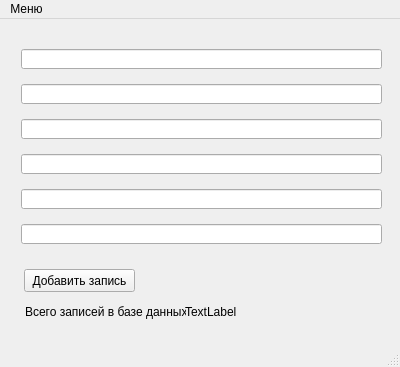
<?xml version="1.0" encoding="UTF-8"?>
<ui version="4.0">
 <class>MainWindow</class>
 <widget class="QMainWindow" name="MainWindow">
  <property name="geometry">
   <rect>
    <x>0</x>
    <y>0</y>
    <width>400</width>
    <height>367</height>
   </rect>
  </property>
  <property name="windowTitle">
   <string>Создание вопросов</string>
  </property>
  <widget class="QWidget" name="centralWidget">
   <widget class="QLineEdit" name="Question">
    <property name="geometry">
     <rect>
      <x>21</x>
      <y>30</y>
      <width>361</width>
      <height>20</height>
     </rect>
    </property>
   </widget>
   <widget class="QLineEdit" name="Answer_1">
    <property name="geometry">
     <rect>
      <x>21</x>
      <y>65</y>
      <width>361</width>
      <height>20</height>
     </rect>
    </property>
   </widget>
   <widget class="QLineEdit" name="Answer_2">
    <property name="geometry">
     <rect>
      <x>21</x>
      <y>100</y>
      <width>361</width>
      <height>20</height>
     </rect>
    </property>
   </widget>
   <widget class="QLineEdit" name="Answer_3">
    <property name="geometry">
     <rect>
      <x>21</x>
      <y>135</y>
      <width>361</width>
      <height>20</height>
     </rect>
    </property>
   </widget>
   <widget class="QLineEdit" name="Answer_4">
    <property name="geometry">
     <rect>
      <x>21</x>
      <y>170</y>
      <width>361</width>
      <height>20</height>
     </rect>
    </property>
   </widget>
   <widget class="QLineEdit" name="Right_Answer">
    <property name="geometry">
     <rect>
      <x>21</x>
      <y>205</y>
      <width>361</width>
      <height>20</height>
     </rect>
    </property>
   </widget>
   <widget class="QPushButton" name="AddToDatabase">
    <property name="geometry">
     <rect>
      <x>24</x>
      <y>250</y>
      <width>111</width>
      <height>23</height>
     </rect>
    </property>
    <property name="text">
     <string>Добавить запись</string>
    </property>
   </widget>
   <widget class="QLabel" name="label">
    <property name="geometry">
     <rect>
      <x>25</x>
      <y>282</y>
      <width>161</width>
      <height>21</height>
     </rect>
    </property>
    <property name="text">
     <string>Всего записей в базе данных :</string>
    </property>
   </widget>
   <widget class="QLabel" name="EntryCount">
    <property name="geometry">
     <rect>
      <x>185</x>
      <y>282</y>
      <width>51</width>
      <height>21</height>
     </rect>
    </property>
    <property name="text">
     <string>TextLabel</string>
    </property>
   </widget>
  </widget>
  <widget class="QMenuBar" name="menuBar">
   <property name="geometry">
    <rect>
     <x>0</x>
     <y>0</y>
     <width>400</width>
     <height>21</height>
    </rect>
   </property>
   <widget class="QMenu" name="menu">
    <property name="title">
     <string>Меню</string>
    </property>
    <addaction name="action_3"/>
    <addaction name="action"/>
    <addaction name="action_2"/>
   </widget>
   <addaction name="menu"/>
  </widget>
  <widget class="QStatusBar" name="statusBar"/>
  <action name="action">
   <property name="text">
    <string>Сохранить базу данных</string>
   </property>
  </action>
  <action name="action_2">
   <property name="text">
    <string>Выход</string>
   </property>
  </action>
  <action name="action_3">
   <property name="text">
    <string>Просмотреть базу данных</string>
   </property>
  </action>
 </widget>
 <layoutdefault spacing="6" margin="11"/>
 <resources/>
 <connections/>
</ui>
